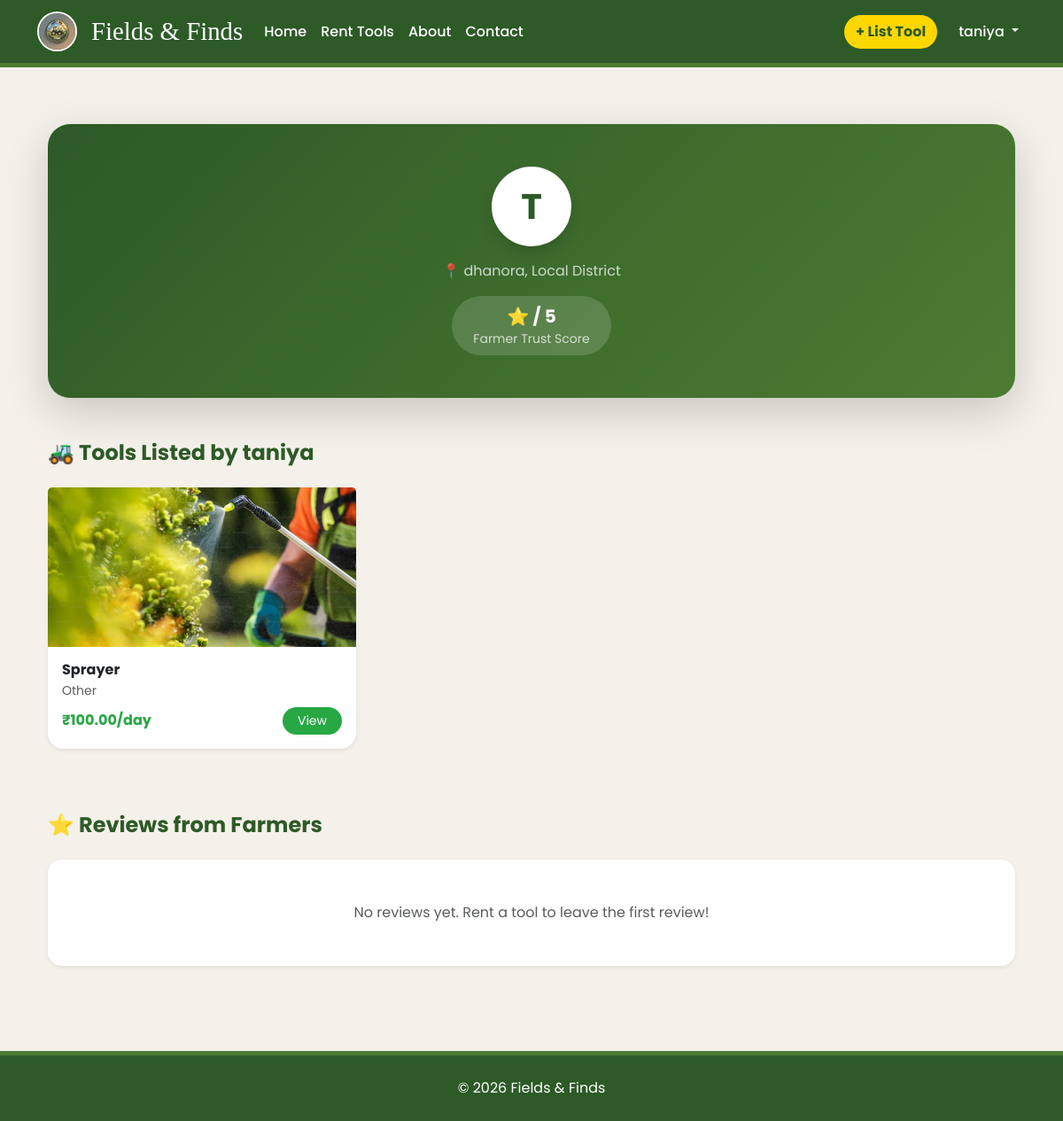
Screenshot of /profile/taniya/ (signed in) with the database file from the repository.
### core/models.py (models this page shows, shortened)
class Profile(models.Model):
    user = models.OneToOneField(User, on_delete=models.CASCADE)
    mobile_number = models.CharField(max_length=15, unique=True)
    village = models.CharField(max_length=100)
    district = models.CharField(max_length=100)
    pincode = models.CharField(max_length=6)
    is_verified = models.BooleanField(default=False)

class Tool(models.Model):
    CATEGORY_CHOICES = [
        ('tractor', 'Tractor'),
        ('plow', 'Plow/Tillage'),
        ('harvester', 'Harvester'),
        ('irrigation', 'Irrigation Tools'),
        ('other', 'Other'),
    ]
    owner = models.ForeignKey(User, on_delete=models.CASCADE, related_name='owned_tools')
    name = models.CharField(max_length=200)
    category = models.CharField(max_length=50, choices=CATEGORY_CHOICES)
    description = models.TextField()
    price_per_day = models.DecimalField(max_digits=10, decimal_places=2)
    image = models.ImageField(upload_to='tool_images/', blank=True, null=True)
    is_approved = models.BooleanField(default=False)
    available_from = models.DateField()
    available_to = models.DateField()

### core/views.py (the view)
# urls.py: path('profile/<str:username>/', views.public_profile, name='public_profile'),
def public_profile(request, username):
    user_obj = get_object_or_404(User, username=username)
    user_tools = Tool.objects.filter(owner=user_obj, is_approved=True)
    return render(request, 'core/public_profile.html', {
        'profile_user': user_obj,
        'tools': user_tools
    })

### core/context_processors.py (called while the page is built)
def notification_counts(request):
    if request.user.is_authenticated:
        pending_requests = Booking.objects.filter(tool__owner=request.user, status='pending').count()
        return {
            'nav_notification_count': pending_requests
        }
    return {'nav_notification_count': 0}

### core/templates/core/public_profile.html (shortened to what this page needs)
{% extends 'core/base.html' %}
{% load static %}
{% block content %}
<div class="container py-5">
    <div class="card border-0 shadow-lg mb-5"
         style="border-radius:25px;
                background:linear-gradient(135deg,#2D5A27,#4C7C32);
                color:white;">
        <div class="card-body p-5 text-center">
            <div class="mx-auto mb-3 d-flex align-items-center justify-content-center fw-bold shadow"
                 style="width:90px;height:90px;
                        border-radius:50%;
                        background:white;
                        color:#2D5A27;
                        font-size:2.5rem;">
                {{ profile_user.first_name|default:profile_user.username|slice:":1"|upper }}
            </div>
            <p class="mb-3 opacity-75">
                📍 {{ profile_user.profile.village }}, {{ profile_user.profile.district }}
            </p>
            <div class="d-inline-block px-4 py-2 rounded-pill"
                 style="background:rgba(255,255,255,0.15);">
                <span class="fw-bold fs-5">⭐ {{ avg_rating }} / 5</span>
                <div class="small opacity-75">Farmer Trust Score</div>
            </div>
        </div>
    </div>
    <div class="mb-5">
        <h4 class="fw-bold mb-4" style="color:var(--village-green);">
            🚜 Tools Listed by {{ profile_user.first_name|default:profile_user.username }}
        </h4>
        <div class="row">
            {% for tool in tools %}
                <div class="col-md-4 mb-4">
                    <div class="card h-100 border-0 shadow-sm tool-card-hover"
                         style="border-radius:18px;">
                        {% if tool.image %}
                            <img src="{{ tool.image.url }}"
                                 class="card-img-top"
                                 style="height:180px;object-fit:cover;">
                        {% else %}
                            <img src="https://images.unsplash.com/photo-1592911241033-037f79435b68?q=80&w=800"
                                 class="card-img-top"
                                 style="height:180px;object-fit:cover;">
                        {% endif %}
                        <div class="card-body p-3">
                            <h6 class="fw-bold text-dark mb-1 text-truncate">
                                {{ tool.name }}
                            </h6>
                            <p class="text-muted small mb-2">
                                {{ tool.category|title }}
                            </p>
                            <div class="d-flex justify-content-between align-items-center">
                                <span class="fw-bold" style="color:#28a745;">
                                    ₹{{ tool.price_per_day }}/day
                                </span>
                                <a href="{% url 'tool_detail' tool.id %}"
                                   class="btn btn-sm rounded-pill text-white px-3"
                                   style="background:#28a745;">
                                    View
                                </a>
                            </div>
                        </div>
                    </div>
                </div>
            {% endfor %}
        </div>
    </div>
    <div>
        <h4 class="fw-bold mb-4" style="color:var(--village-green);">
            ⭐ Reviews from Farmers
        </h4>
        {% for review in reviews %}
            <div class="card mb-3 border-0 shadow-sm"
                 style="border-radius:16px;
                        border-left:6px solid var(--leaf-green);">
                <div class="card-body">
                    <div class="d-flex justify-content-between align-items-center mb-2">
                        <strong>{{ review.reviewer.first_name|default:review.reviewer.username }}</strong>
                        <span class="text-warning">
                            {% for i in star_range %}
                                {% if i <= review.rating %}★{% else %}☆{% endif %}
                            {% endfor %}
                        </span>
                    </div>
                    <p class="fst-italic text-muted mb-1">
                        “{{ review.comment }}”
                    </p>
                    <small class="text-muted">
                        {{ review.created_at|date:"d M Y" }}
                    </small>
                </div>
            </div>
        {% empty %}
            <div class="text-center p-5 bg-white shadow-sm rounded-4">
                <p class="text-muted mb-0">
                    No reviews yet. Rent a tool to leave the first review!
                </p>
            </div>
        {% endfor %}
    </div>
</div>
{% endblock %}

### core/templates/core/base.html (shortened to what this page needs)
{% load static %}
<!DOCTYPE html>
<html lang="en">
<head>
    <link href="https://cdn.jsdelivr.net/npm/bootstrap@5.3.0/dist/css/bootstrap.min.css" rel="stylesheet">
    <link rel="stylesheet" href="https://cdn.jsdelivr.net/npm/bootstrap-icons@1.11.1/font/bootstrap-icons.css">
</head>
<body>
<nav class="navbar navbar-expand-lg navbar-dark sticky-top">
    <div class="container">
        <a class="navbar-brand d-flex align-items-center" href="{% url 'home' %}">
            <img src="{% static 'images/logo.jpeg' %}" class="navbar-logo me-3">
            Fields & Finds
        </a>
        <div class="collapse navbar-collapse" id="nav">
            <ul class="navbar-nav me-auto">
                <li class="nav-item"><a class="nav-link" href="{% url 'home' %}">Home</a></li>
                <li class="nav-item"><a class="nav-link" href="{% url 'tool_discovery' %}">Rent Tools</a></li>
                <li class="nav-item"><a class="nav-link" href="{% url 'about' %}">About</a></li>
                <li class="nav-item"><a class="nav-link" href="{% url 'contact' %}">Contact</a></li>
            </ul>
            <ul class="navbar-nav ms-auto align-items-center">
                {% if user.is_authenticated %}
                    <li class="nav-item me-3">
                        <a class="btn btn-list-tool" href="{% url 'add_tool' %}">
                            + List Tool
                        </a>
                    </li>
                    <li class="nav-item dropdown">
                        <a class="nav-link dropdown-toggle" data-bs-toggle="dropdown">
                            {{ user.username }}
                        </a>
                    </li>
                {% else %}
                    <li class="nav-item"><a class="nav-link" href="{% url 'login' %}">Login</a></li>
                    <li class="nav-item"><a class="btn btn-list-tool ms-2" href="{% url 'register' %}">Register</a></li>
                {% endif %}
            </ul>
        </div>
    </div>
</nav>
<main class="container mt-3">
    {% block content %}{% endblock %}
</main>
<footer class="text-center mt-5">
    <p class="mb-0">&copy; 2026 Fields & Finds</p>
</footer>
</body>
</html>

### core/templates/core/base.html (style rules this page uses)
:root { --village-green: #2D5A27; --leaf-green: #4C7C32; --neutral-bg: #F4F1EA; --accent-gold: #FFD700; }
body { background: var(--neutral-bg); font-family: 'Poppins', sans-serif; }
.navbar { background: var(--village-green); border-bottom: 5px solid var(--leaf-green); }
.navbar-brand { font-family: 'Crimson Text', serif; font-size: 1.8rem; }
.navbar-logo { width: 45px; height: 45px; border-radius: 50%; border: 2px solid #fff; }
.nav-link { color: #fff !important; font-weight: 500; }
.btn-list-tool { background: var(--accent-gold); color: var(--village-green); font-weight: bold; border-radius: 25px; }
footer { background: var(--village-green); color: white; padding: 25px 0; border-top: 5px solid var(--leaf-green); }

### core/templates/core/public_profile.html (style rules this page uses)
.tool-card-hover { transition: 0.3s ease; }

### rows the page displays
Tool: image (picture), name "Sprayer", category "Other", price_per_day "100.00"

### other values shown
{{ user.username }} "taniya"
{{ profile_user.first_name|default:profile_user.username|slice:":1"|upper }} "T"
{{ profile_user.profile.village }} "dhanora"
{{ profile_user.profile.district }} "Local District"
{{ profile_user.first_name|default:profile_user.username }} "taniya"
